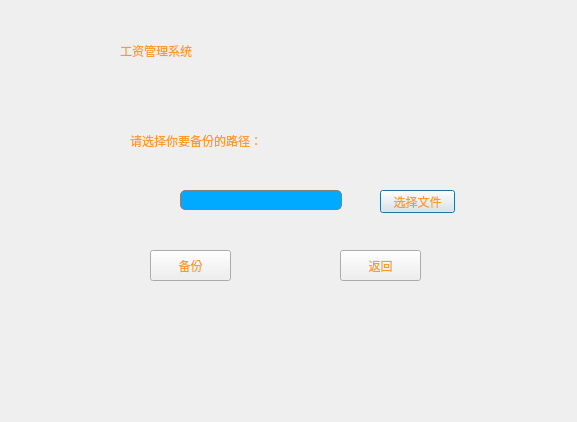
<?xml version="1.0" encoding="UTF-8"?>
<ui version="4.0">
 <class>DataBackup</class>
 <widget class="QDialog" name="DataBackup">
  <property name="geometry">
   <rect>
    <x>0</x>
    <y>0</y>
    <width>577</width>
    <height>422</height>
   </rect>
  </property>
  <property name="minimumSize">
   <size>
    <width>577</width>
    <height>422</height>
   </size>
  </property>
  <property name="maximumSize">
   <size>
    <width>577</width>
    <height>422</height>
   </size>
  </property>
  <property name="windowTitle">
   <string>Dialog</string>
  </property>
  <property name="styleSheet">
   <string notr="true">color: rgb(255, 154, 38);
background-image: url(:/resource/photo/Resource/2.jpg);</string>
  </property>
  <widget class="QLabel" name="label">
   <property name="geometry">
    <rect>
     <x>120</x>
     <y>30</y>
     <width>291</width>
     <height>41</height>
    </rect>
   </property>
   <property name="styleSheet">
    <string notr="true">font: 35pt &quot;新宋体&quot;;
</string>
   </property>
   <property name="text">
    <string>工资管理系统</string>
   </property>
  </widget>
  <widget class="QPushButton" name="pushButton_choosefile">
   <property name="geometry">
    <rect>
     <x>380</x>
     <y>190</y>
     <width>75</width>
     <height>23</height>
    </rect>
   </property>
   <property name="styleSheet">
    <string notr="true">font: 12pt &quot;仿宋&quot;;</string>
   </property>
   <property name="text">
    <string>选择文件</string>
   </property>
  </widget>
  <widget class="QLineEdit" name="lineEdit">
   <property name="geometry">
    <rect>
     <x>180</x>
     <y>190</y>
     <width>162</width>
     <height>20</height>
    </rect>
   </property>
   <property name="styleSheet">
    <string notr="true">border: 1px solid gray;border-radius:5px; 
padding: 0px 10px 0px 10px;
font: 12pt &quot;仿宋&quot;;
background:rgb(0, 170, 255);
selection-background-color: darkgray;
</string>
   </property>
  </widget>
  <widget class="QLabel" name="label_2">
   <property name="geometry">
    <rect>
     <x>130</x>
     <y>120</y>
     <width>176</width>
     <height>41</height>
    </rect>
   </property>
   <property name="styleSheet">
    <string notr="true">font: 12pt &quot;仿宋&quot;;</string>
   </property>
   <property name="text">
    <string>请选择你要备份的路径：</string>
   </property>
  </widget>
  <widget class="QPushButton" name="pushButton_backup">
   <property name="geometry">
    <rect>
     <x>150</x>
     <y>250</y>
     <width>81</width>
     <height>31</height>
    </rect>
   </property>
   <property name="styleSheet">
    <string notr="true">font: 12pt &quot;仿宋&quot;;</string>
   </property>
   <property name="text">
    <string>备份</string>
   </property>
  </widget>
  <widget class="QPushButton" name="pushButton_back">
   <property name="geometry">
    <rect>
     <x>340</x>
     <y>250</y>
     <width>81</width>
     <height>31</height>
    </rect>
   </property>
   <property name="styleSheet">
    <string notr="true">font: 12pt &quot;仿宋&quot;;</string>
   </property>
   <property name="text">
    <string>返回</string>
   </property>
  </widget>
  <zorder>label</zorder>
  <zorder>layoutWidget</zorder>
  <zorder>pushButton_choosefile</zorder>
  <zorder>pushButton_back</zorder>
 </widget>
 <resources/>
 <connections/>
</ui>
